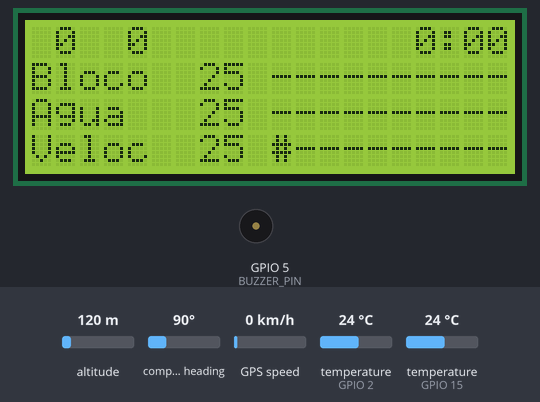
The sketch below on a simulated ESP32. Shown: 20×4 character LCD, buzzer (waves = sounding). Inputs (shaded band) come from the test bench; at power-on: altitude 120 m, compass heading 90°, GPS speed 0 km/h, temperature (sensors on GPIO 2, GPIO 15) 24 °C. The GPS gets a fix after 3 s at 37.7749, -122.4194 with 8 satellites; nothing arrives over Bluetooth unless stated; what the sketch prints to the serial monitor is not drawn.

Above: at 4.0 s.
At 11.0 s:
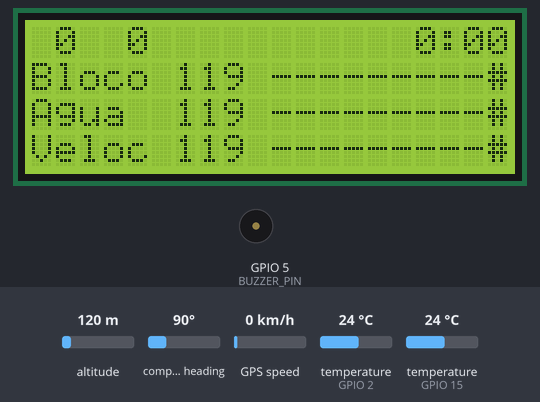
At 24.6 s:
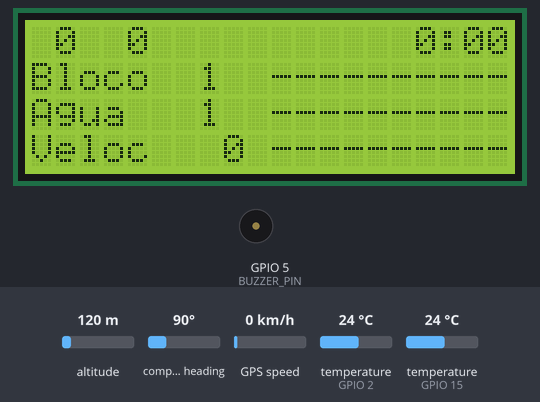
At 31.0 s:
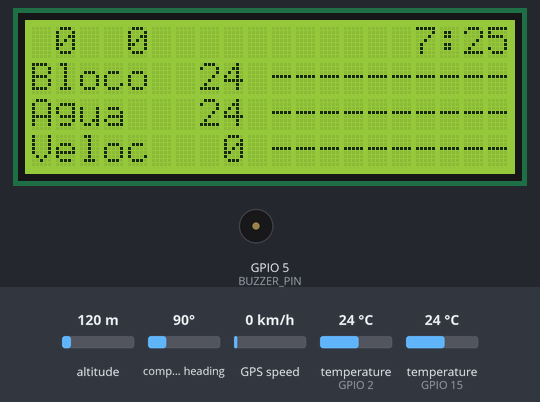
Timing chart, 0 to 32.5 s (numbered marks = the images above):
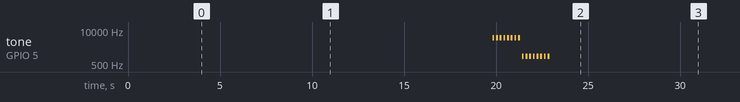

Measured:
- what the display in image 2 shows lasts 1.6 s, from 24.5 s to 26.1 s

The sketch:

Painel_Ducato3.ino
```cpp
//INFORMAÇÕES//////////////////////////
//Cebolão da Ducato 92°C a 97°C
//Marcador de combustivel cheio 32 Ohms, médio 150 Ohms e vazio 300 Ohms
//
//Dallas  GPIO 02 pino 04 IN  Bloco
//Dallas  GPIO 15 pino 03 IN  Radiador
//Display GPIO 22 pino 14 OUT SCI I2C
//Display GPIO 21 pino 11 OUT SDA I2C
//sirene  GPIO 05 pino 08 OUT
//BIBLIOTECAS//////////////////////////
#include <TinyGPS.h>
#include <SPI.h>
#include <OneWire.h>
#include <DallasTemperature.h>
#include <LiquidCrystal_PCF8574.h>//amarelo gpio 22 laranja gpio 21
#include <Wire.h>

#include "BluetoothSerial.h"
#if !defined(CONFIG_BT_ENABLED) || !defined(CONFIG_BLUEDROID_ENABLED)
#error Bluetooth is not enabled! Please run `make menuconfig` to and enable it
#endif
BluetoothSerial SerialBT;

//#include "DHT.h"
//DEFINIÇOES//////////////////////////
#define CHANELL    0          //AUDIO
#define FREQUENCE  6000       //AUDIO
#define RESOLUTION 10         //AUDIO
#define BUZZER_PIN 05         //SIRENE  GPIO 05 pino 08 OUT
#define ONE_WIRE_BLOCO 02     //Dallas  GPIO 02 pino 04 IN  Bloco
#define ONE_WIRE_RADIADOR 15  //Dallas  GPIO 15 pino 03 IN  Radiador
//#define DHTPIN 04             //DHT11   GPIO 04 pino 05 IN  Cabine
//#define DHTTYPE DHT11         //DHT11
#define tempoLongo 2000
#define tempoCurto 500
#define RXD2 16
#define TXD2 17
//#define time_offset   -10800  // define a clock offset of 3600 seconds (1 hour) ==> UTC + 1
//INSTANCIAS//////////////////////////
TinyGPS gps1;
OneWire oneWireBloco(ONE_WIRE_BLOCO);
DallasTemperature sensorBloco(&oneWireBloco);
OneWire oneWireRadiador(ONE_WIRE_RADIADOR);
DallasTemperature sensorRadiador(&oneWireRadiador);
//DHT dht(DHTPIN, DHTTYPE);
LiquidCrystal_PCF8574 lcd(0x27); // set the LCD address to 0x27 for a 16 chars and 2 line display
//VARIAVEIS//////////////////////////
long tempoInicial;
int bloco;
int limiteTemperatura = 90;//92°C até 97°C
float bloco1, agua;
//int limiteVelocidade = 50;
//int diesel = 80;
//bool ven = 0;
//String ven1;
//float tempBloco;
bool piscaTela = 0;
unsigned long tempoAnterior;
//int touch = 30;
int ano;
int hora1;
int colunaBloco, colunaAgua, colunaVelocidade = 10;
byte mes, dia, hora, minuto, segundo, centesimo;
float velocidade1;
int velocidade;
unsigned short satelites;
unsigned long precisao;

hw_timer_t *timer = NULL; //faz o controle do temporizador (interrupção por tempo)
//PROCEDIMENTOS//////////////////////////
void IRAM_ATTR resetModule();
void montaTela();
void valores();
void sensores();
//void leTecla();
void pisca();
void autoTeste();
void gpsxx();

void setup2();
void loop2();
//SETUP////////////////////////////////////////////////////////////////////////////////////////
void setup()
{
  SerialBT.begin("ESP32test"); //Bluetooth device name

  pinMode(BUZZER_PIN, OUTPUT); //AUDIO//sirene  GPIO 05 pino 08 OUT
  ledcSetup(0, 2000, 10);      //AUDIO//sirene  GPIO 05 pino 08 OUT
  ledcAttachPin(BUZZER_PIN, 0);//AUDIO//sirene  GPIO 05 pino 08 OUT
  int error;
  Serial.begin(115200);
  Serial2.begin(9600, SERIAL_8N1, RXD2, TXD2 );
  while (!Serial)
    ;
  Wire.begin();
  Wire.beginTransmission(0x27);
  error = Wire.endTransmission();
  if (error == 0) {
    lcd.begin(20, 4); // initializa o lcd
  }//
  lcd.noBlink();
  lcd.noCursor();
  autoTeste();
  //  dht.begin();
  sensorBloco.begin();
  sensorRadiador.begin();
  montaTela();//monta a tela basica
  valores();
  //  timer = timerBegin(0, 80, true); //timerID 0, div 80mhz
  //  timerAttachInterrupt(timer, &resetModule, true);
  //  timerAlarmWrite(timer, 9000000, true);//tempo de estouro = 9 segundos
  //  timerAlarmEnable(timer); //habilita a interrupção
  //SerialBT.connect();

}//Fim do setup()

//LOOP////////////////////////////////////////////////////////////////////////////////////////
void loop() {
  //  valor_Tecla1 = touchRead(12); // Touch5 - GPIO12
  //  valor_Tecla2 = touchRead(27); // Touch7 - GPIO27
  //  cabineUmidade = dht.readHumidity();
  //  cabineTemperatura = dht.readTemperature();
  sensorBloco.requestTemperatures(); // Comando para receber a temperatura
  float tempBloco = sensorBloco.getTempCByIndex(0);//dallas
  sensorRadiador.requestTemperatures(); // Comando para receber a temperatura
  float tempRadiador = sensorRadiador.getTempCByIndex(0);//dallas

  //timerWrite(timer, 0); //reseta o temporizador (alimenta o watchdog)
  Serial.print("Temp Bloco ");// Serial.print("  ");
  Serial.print(tempBloco); Serial.print("  ");
  Serial.print("Temp Radiador ");// Serial.print("  ");
  Serial.print(tempRadiador); Serial.println("  ");
  bloco1 = tempBloco;
  agua = tempRadiador;///////////////////////////////////////////////////
  lcd.setBacklight(1);
  lcd.home();
  sensores();
  gpsxx();
  velocidade = (velocidade1, 0);
  SerialBT.print("Velocidade display  ");
  SerialBT.println(velocidade);
  SerialBT.print("Velocidade real ");
  SerialBT.println(velocidade1);

  valores();
  if (bloco1 > limiteTemperatura || agua > limiteTemperatura) {
    pisca();
  } else {
    ledcWriteTone(0, 0);//AUDIO
  }
  ///////////////////////////////////////////////////
  //if (valor_Tecla1 <= touch || valor_Tecla2 <= touch) {
  //  leTecla();
  //}//
  ///////////////////////////////////////////////////
  Serial.println(hora1);
  Serial.print(":");
  Serial.print(minuto);
  Serial.print(":");
  Serial.print(segundo);
  SerialBT.print(hora1);
  SerialBT.print(":");
  SerialBT.print(minuto);
  SerialBT.print(":");
  SerialBT.println(segundo);


}//Fim do loop

////////////////////////////////////////////
void montaTela() {//coluna,linha
  lcd.setCursor(15, 0); lcd.print("  :  ");//hora
  lcd.setCursor( 0, 1); lcd.print("Bloco ");
  lcd.setCursor( 10, 1); lcd.print("----------");

  lcd.setCursor( 0, 2); lcd.print("Agua  ");
  lcd.setCursor( 10, 2); lcd.print("----------");

  lcd.setCursor( 0, 3); lcd.print("Veloc ");
  lcd.setCursor( 10, 3); lcd.print("----------");
  //timerWrite(timer, 0); //reseta o temporizador (alimenta o watchdog)
}//fim do montatela
//////////////////////////////////////////////////////////////////////////////////////////
void valores() {
  ////inicio satelites
  SerialBT.print("Satelites ");
  SerialBT.println(satelites);
  lcd.setCursor(0, 0); lcd.print("  ");
  if (satelites < 10) {
    lcd.setCursor(1, 0); lcd.print(satelites);
  } else {
    lcd.setCursor(0, 0); lcd.print(satelites);
  }////fim do satelites

  ////inicio precisao
  SerialBT.print("Precisao ");
  SerialBT.println(precisao);
  lcd.setCursor(3, 0); lcd.print("  ");
  if (precisao < 10) {
    lcd.setCursor(4, 0); lcd.print(precisao);
  } else {
    lcd.setCursor(3, 0); lcd.print(precisao);
  }////fim do precisao

  /////inicio Horario
  lcd.setCursor(15, 0); lcd.print("  ");
  if (hora1 < 10) {
    lcd.setCursor(16, 0); lcd.print(hora1);
  } else {
    lcd.setCursor(15, 0); lcd.print(hora1);
  }
  lcd.setCursor(18, 0); lcd.print("  ");
  if (minuto < 10) {
    lcd.setCursor(18, 0); lcd.print("0");
    lcd.setCursor(19, 0); lcd.print(minuto);
  } else {
    lcd.setCursor(18, 0); lcd.print(minuto);
    //timerWrite(timer, 0); //reseta o temporizador (alimenta o watchdog)
  }/////fim Horario

  /////inicio temperatura do bloco digital
  lcd.setCursor(6, 1); lcd.print("   ");
  if (bloco1 < 100) {
    lcd.setCursor(7, 1); lcd.print(bloco1, 0);
  } else {
    lcd.setCursor(6, 1); lcd.print(bloco1, 0);
    //timerWrite(timer, 0); //reseta o temporizador (alimenta o watchdog)
  }/////fim temperatura do bloco digital

  /////inicio temperatura da agua digital
  lcd.setCursor(6, 2); lcd.print("   ");
  if (agua < 100) {
    lcd.setCursor(7, 2); lcd.print(agua, 0);
  } else {
    lcd.setCursor(6, 2); lcd.print(agua, 0);
    //timerWrite(timer, 0); //reseta o temporizador (alimenta o watchdog)
  }/////fim temperatura da agua digital

  //////inicio velocidade digital
  SerialBT.print("Velocidade2 ");
  SerialBT.println(velocidade);

  lcd.setCursor(6, 3); lcd.print("   ");
  if (velocidade < 10) {
    lcd.setCursor(8, 3); lcd.print(velocidade);
  } else if (velocidade < 100) {
    lcd.setCursor(7, 3); lcd.print(velocidade);
  } else {
    lcd.setCursor(6, 3); lcd.print(velocidade);
    //timerWrite(timer, 0); //reseta o temporizador (alimenta o watchdog)
  }//////fim velocidade digital

  /////inicio temperatura do bloco analogica
  lcd.setCursor( 10, 1); lcd.print("----------");
  if (bloco1 >= 55 && bloco1 < 60)colunaBloco = 10;
  if (bloco1 >= 60 && bloco1 < 65)colunaBloco = 11;
  if (bloco1 >= 65 && bloco1 < 70)colunaBloco = 12;
  if (bloco1 >= 70 && bloco1 < 75)colunaBloco = 13;
  if (bloco1 >= 75 && bloco1 < 80)colunaBloco = 14;
  if (bloco1 >= 80 && bloco1 < 85)colunaBloco = 15;
  if (bloco1 >= 85 && bloco1 < 90)colunaBloco = 16;
  if (bloco1 >= 90 && bloco1 < 95)colunaBloco = 17;
  if (bloco1 >= 95 && bloco1 < 100)colunaBloco = 18;
  if (bloco1 >= 100)colunaBloco = 19;
  if (bloco1 > 55) {
    lcd.setCursor( colunaBloco, 1); lcd.print("#");
    //timerWrite(timer, 0); //reseta o temporizador (alimenta o watchdog)
  }/////fim temperatura do bloc analogica

  /////inicio temperatura da agua analogica
  lcd.setCursor( 10, 2); lcd.print("----------");
  if (agua >= 55 && agua < 60)colunaAgua = 10;
  if (agua >= 60 && agua < 65)colunaAgua = 11;
  if (agua >= 65 && agua < 70)colunaAgua = 12;
  if (agua >= 70 && agua < 75)colunaAgua = 13;
  if (agua >= 75 && agua < 80)colunaAgua = 14;
  if (agua >= 80 && agua < 85)colunaAgua = 15;
  if (agua >= 85 && agua < 90)colunaAgua = 16;
  if (agua >= 90 && agua < 95)colunaAgua = 17;
  if (agua >= 95 && agua < 100)colunaAgua = 18;
  if (agua >= 100)colunaAgua = 19;
  if (agua > 55) {
    lcd.setCursor( colunaAgua, 2); lcd.print("#");
    //timerWrite(timer, 0); //reseta o temporizador (alimenta o watchdog)
  }/////fim temperatura da agua analogica

  //////inicio velocidade analogica
  lcd.setCursor( 10, 3); lcd.print("----------");
  if (velocidade >= 20 && velocidade < 30)colunaVelocidade = 10;
  if (velocidade >= 30 && velocidade < 40)colunaVelocidade = 11;
  if (velocidade >= 40 && velocidade < 50)colunaVelocidade = 12;
  if (velocidade >= 50 && velocidade < 60)colunaVelocidade = 13;
  if (velocidade >= 60 && velocidade < 70)colunaVelocidade = 14;
  if (velocidade >= 70 && velocidade < 80)colunaVelocidade = 15;
  if (velocidade >= 80 && velocidade < 90)colunaVelocidade = 16;
  if (velocidade >= 90 && velocidade < 100)colunaVelocidade = 17;
  if (velocidade >= 100 && velocidade < 110)colunaVelocidade = 18;
  if (velocidade >= 110)colunaVelocidade = 19;
  if (velocidade > 20) {
    lcd.setCursor( colunaVelocidade, 3); lcd.print("#");
    //timerWrite(timer, 0); //reseta o temporizador (alimenta o watchdog)
  }/////fim velocidade analogica
}//fim do valores
//////////////////////////////////////////////////////////////////////////////////////////
void gpsxx() {
  SerialBT.println("                GPS");
  bool recebido = false;
  static unsigned long delayPrint;
  while (Serial2.available()) {
    char cIn = Serial2.read();
    recebido = (gps1.encode(cIn) || recebido);  //Verifica até receber o primeiro sinal dos satelites
  }
  if ( (recebido) && ((millis() - delayPrint) > 1000) ) {  //Mostra apenas após receber o primeiro sinal. Após o primeiro sinal, mostra a cada segundo.
    delayPrint = millis();
    float latitude, longitude; //As variaveis podem ser float, para não precisar fazer nenhum cálculo
    unsigned long idadeInfo;
    gps1.f_get_position(&latitude, &longitude, &idadeInfo);   //O método f_get_position é mais indicado para retornar as coordenadas em variáveis float, para não precisar fazer nenhum cálculo
    if (latitude != TinyGPS::GPS_INVALID_F_ANGLE) {
    }
    if (longitude != TinyGPS::GPS_INVALID_F_ANGLE) {
    }
    if ( (latitude != TinyGPS::GPS_INVALID_F_ANGLE) && (longitude != TinyGPS::GPS_INVALID_F_ANGLE) ) {
    }
    if (idadeInfo != TinyGPS::GPS_INVALID_AGE) {
    }
    SerialBT.print("Latitude ");
    SerialBT.println(latitude);
    SerialBT.print("Longitude ");
    SerialBT.println(longitude);
    SerialBT.print("IdadeInfo ");
    SerialBT.println(idadeInfo);

    gps1.crack_datetime(&ano, &mes, &dia, &hora, &minuto, &segundo, &centesimo, &idadeInfo);
    switch (hora) {
      case 0:
        hora1 = 21; break;
      case 1:
        hora1 = 22; break;
      case 2:
        hora1 = 23; break;
      case 3:
        hora1 = 0; break;
      case 4:
        hora1 = 1; break;
      case 5:
        hora1 = 2; break;
      case 6:
        hora1 = 3; break;
      case 7:
        hora1 = 4; break;
      case 8:
        hora1 = 5; break;
      case 9:
        hora1 = 6; break;
      case 10:
        hora1 = 7; break;
      case 11:
        hora1 = 8; break;
      case 12:
        hora1 = 9; break;
      case 13:
        hora1 = 10; break;
      case 14:
        hora1 = 11; break;
      case 15:
        hora1 = 12; break;
      case 16:
        hora1 = 13; break;
      case 17:
        hora1 = 14; break;
      case 18:
        hora1 = 15; break;
      case 19:
        hora1 = 16; break;
      case 20:
        hora1 = 17; break;
      case 21:
        hora1 = 18; break;
      case 22:
        hora1 = 19; break;
      case 23:
        hora1 = 20; break;
      default:
        float altitudeGPS;
        altitudeGPS = gps1.f_altitude();
        if ((altitudeGPS != TinyGPS::GPS_INVALID_ALTITUDE) && (altitudeGPS != 1000000)) {
        }
        SerialBT.print("Altitude ");
        SerialBT.println(altitudeGPS);

        velocidade1 = gps1.f_speed_kmph();   //km/h
        SerialBT.print("Velocidade gps ");
        SerialBT.println(velocidade1);

        unsigned long sentido;
        sentido = gps1.course();
        //        unsigned short satelites;
        SerialBT.print("Sentido ");
        SerialBT.println(sentido);

        unsigned long precisao;
        satelites = gps1.satellites();
        precisao =  gps1.hdop();
        if (satelites != TinyGPS::GPS_INVALID_SATELLITES) {
        }
        if (precisao != TinyGPS::GPS_INVALID_HDOP) {
        }
    }
  }
  //timerWrite(timer, 0); //reseta o temporizador (alimenta o watchdog)
}//fim do gpsxx
//////////////////////////////////////////////////////////////////////////////////////////
void IRAM_ATTR resetModule() {
  esp_restart(); //reinicia o chip
}//fim do IRAM
//////////////////////////////////////////////////////////////////////////////////////////
void leTecla() {
}// fim do letecla
//////////////////////////////////////////////////////////////////////////////////////////
void pisca() {//pisca a tela como alerta
  if (millis() - tempoAnterior >= 2) {
    tempoAnterior = millis();
    piscaTela = !piscaTela;
    lcd.setBacklight(piscaTela);
    ledcWriteTone(0, 3000);//sirene  GPIO 05 pino 08 OUT
    //  timerWrite(timer, 0); //reseta o temporizador (alimenta o watchdog)

  }
}//fim do pisca
//////////////////////////////////////////////////////////////////////////////////////////
void sensores() {
  //  if (ven == 0)ven1 = "__";
  //  if (ven == 1)ven1 = "_1";
  //  if (ven > 1)ven1 = "11";
}//fim do sensores
//////////////////////////////////////////////////////////////////////////////////////////
void autoTeste() {
  lcd.clear();
  lcd.setBacklight(1);
  lcd.noBlink();
  lcd.noCursor();
  lcd.home();
  agua = 0;
  bloco1 = 0;
  velocidade = 0;
  montaTela();
  delay(2000);
  for (int a = 0; a < 121; a++) {
    valores();
    bloco1++;
    agua++;
    velocidade++;
    delay(1);
  }
  for (int a = 120; a > 0; a--) {
    valores();
    bloco1--;
    agua--;
    velocidade--;
    delay(1);
  }
  agua, bloco1, velocidade = 0;

  for (int x = 0; x < 8; x++) {
    ledcWriteTone(0, 5000);//sirene  GPIO 05 pino 08 OUT
    delay(100);
    ledcWriteTone(0, 0);//sirene  GPIO 05 pino 08 OUT
    delay(100);
  }
  for (int x = 0; x < 8; x++) {
    ledcWriteTone(0, 1000);//sirene  GPIO 05 pino 08 OUT
    delay(100);
    ledcWriteTone(0, 0);//sirene  GPIO 05 pino 08 OUT
    delay(100);
  }
  delay(100);
  lcd.clear();
  lcd.setBacklight(0);
  delay(1000);
  lcd.setBacklight(1);
  ledcWriteTone(0, 0);//sirene  GPIO 05 pino 08 OUT
  lcd.clear();
  delay(200);
  montaTela();
}//fim do autoteste
//////////////////////////////////////////////////////////////////////////////////////////


/*
    lcd.setBacklight(255);
    lcd.home();
    lcd.clear();
    lcd.print("Hello LCD");
    lcd.cursor();
    lcd.blink();
    lcd.noBlink();
    lcd.noCursor();
    lcd.noDisplay();
    lcd.setCursor(0, 0);
    lcd.scrollDisplayLeft();
    lcd.scrollDisplayRight();
*/
```
